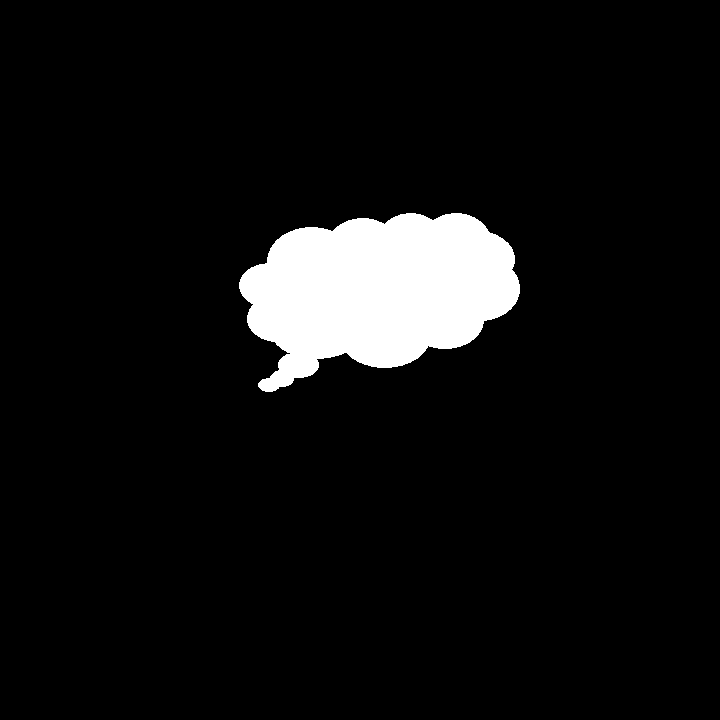
#> input picture opencv_learn/charpter12/cc.bmp, 720 x 720 px
$ python demo_12.17.py
#> lines starting #> are read from the running program, lines starting #| are printed output that depends on the picture; after the words box and inside, x2 and y2 are one past the last pixel; in counts of white or black regions, pixels touching at a corner belong together; long printed decimals are rounded
import cv2

o = cv2.imread("cc.bmp")
#> o is the input picture: shape (720, 720, 3); 6.6% white; 1 white region, box (x1, y1, x2, y2) and area: (239, 213, 520, 392) 33979
cv2.imshow("original", o)
gray = cv2.cvtColor(o, cv2.COLOR_BGR2GRAY)
#> gray: shape (720, 720); 6.6% white; 1 white region
ret, binary = cv2.threshold(gray, 127, 255, cv2.THRESH_BINARY)
contours, hierarchy = cv2.findContours(binary, cv2.RETR_LIST, cv2.CHAIN_APPROX_SIMPLE)
#> contours = 1 contour; box (x1, y1, x2, y2) and area: (239, 213, 520, 392) 33595
rows, cols = gray.shape[:2]
#> rows = 720; cols = 720
[vx, vy, x, y] = cv2.fitLine(contours[0], cv2.DIST_L2, 0, 0.01, 0.01)
#> vx = [0.967]; vy = [-0.255]; x = [370.6]; y = [295.5]
lefty = int((-x * vy / vx) + y)
#> lefty = 393
righty = int(((cols - x) * vy / vx) + y)
#> righty = 203
print("=================")
p1 = (cols - 1, righty)
#> p1 = (719, 203)
p2 = (0, lefty)
#> p2 = (0, 393)
print(p1)
#| (719, 203)
print(p2)
#| (0, 393)
print("==================")
cv2.line(o, p1, p2, (0, 255, 0), 2)
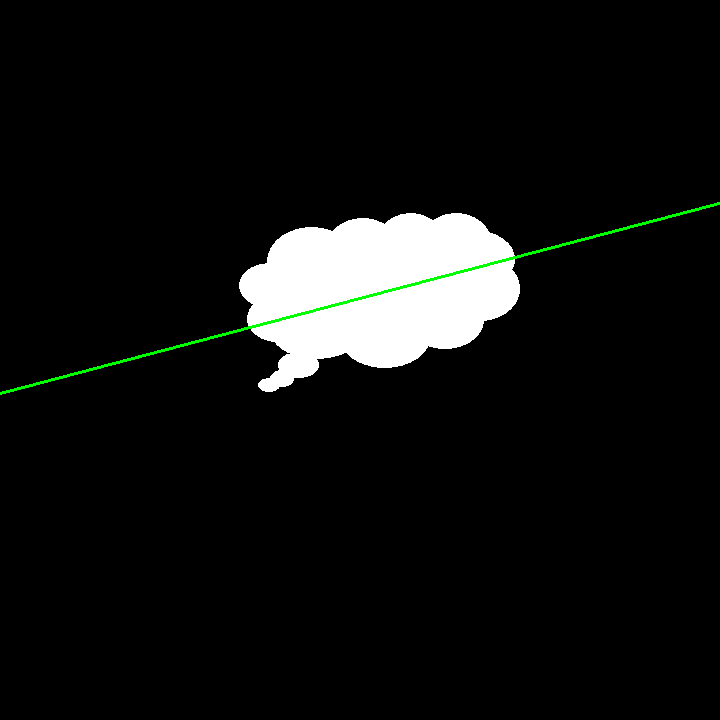
#> o: shape (720, 720, 3); 0.42% of pixels changed, all inside (x1, y1, x2, y2) = (0, 202, 720, 395)
print([vx, vy, x, y])
#| [array([0.967], dtype=float32), array([-0.2546], dtype=float32), array([370.643], dtype=float32), array([295.514], dtype=float32)]
cv2.imshow("result", o)
cv2.waitKey()
cv2.destroyAllWindows()

$ run again, with opencv_learn/charpter12/cs1.bmp copied over opencv_learn/charpter12/cc.bmp
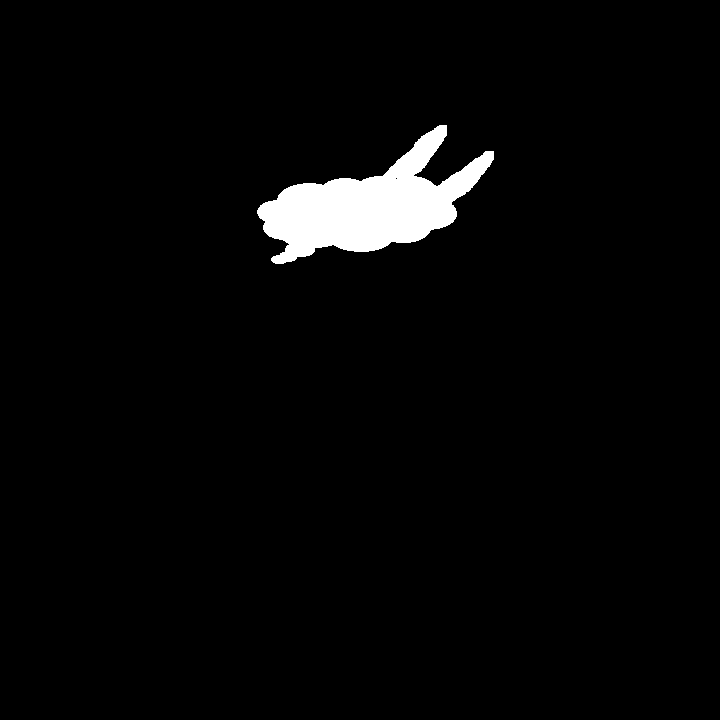
#> input picture opencv_learn/charpter12/cs1.bmp, 720 x 720 px
#> o is the input picture: shape (720, 720, 3); 2.8% white; 1 white region, box (x1, y1, x2, y2) and area: (257, 125, 494, 264) 14463
#> gray: shape (720, 720); 2.8% white; 1 white region
#> contours = 2 contours, 1 with area under 20; largest, box (x1, y1, x2, y2) and area: (257, 125, 494, 264) 14124
#> vx = [1]; vy = [0]; x = [396]; y = [178]
#> lefty = 178
#> p1 = (719, 178)
#> p2 = (0, 178)
#| (719, 178)
#| (0, 178)
#> `cv2.line(o, p1, p2, (0, 255, 0), 2)`:
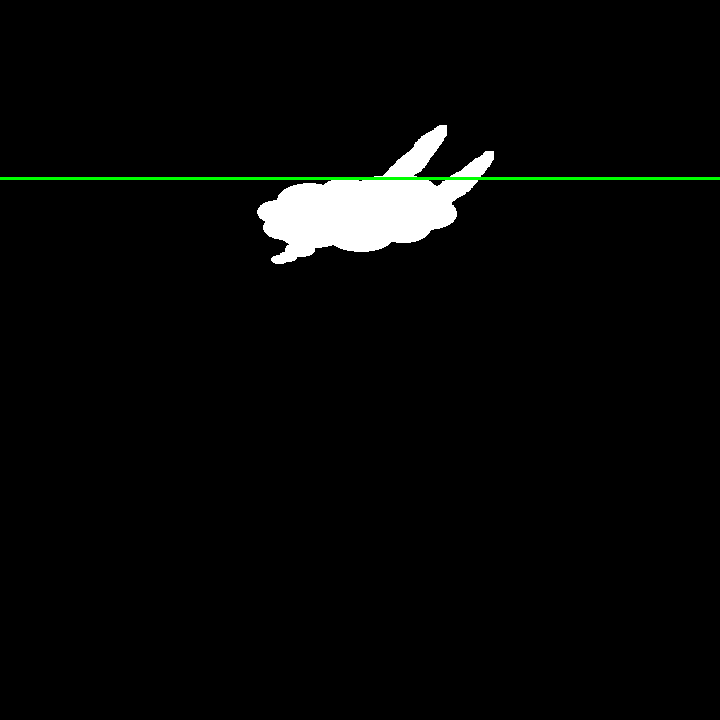
#> o: shape (720, 720, 3); 0.42% of pixels changed, all inside (x1, y1, x2, y2) = (0, 177, 720, 180)
#| [array([1.], dtype=float32), array([0.], dtype=float32), array([396.], dtype=float32), array([178.], dtype=float32)]

$ run again, with opencv_learn/charpter12/cs2.bmp copied over opencv_learn/charpter12/cc.bmp
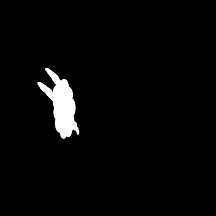
#> input picture opencv_learn/charpter12/cs2.bmp, 216 x 216 px
#> o is the input picture: shape (216, 216, 3); min 0, max 255, mean 7.1
#> `ret, binary = cv2.threshold(gray, 127, 255, cv2.THRESH_BINARY)`:
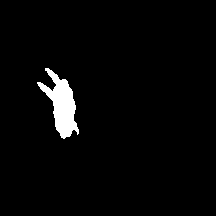
#> binary: shape (216, 216); 2.8% white; 1 white region
#> contours = 1 contour; box (x1, y1, x2, y2) and area: (37, 68, 79, 139) 1208
#> vx = [0.346]; vy = [0.938]; x = [58.64]; y = [99.83]
#> lefty = -59
#> righty = 527
#> p1 = (215, 527)
#> p2 = (0, -59)
#| (215, 527)
#| (0, -59)
#> `cv2.line(o, p1, p2, (0, 255, 0), 2)`:
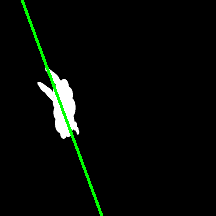
#> o: shape (216, 216, 3); 1.45% of pixels changed, all inside (x1, y1, x2, y2) = (21, 0, 103, 216)
#| [array([0.3456], dtype=float32), array([0.9384], dtype=float32), array([58.644], dtype=float32), array([99.832], dtype=float32)]

$ run again, with opencv_learn/charpter12/cs3.bmp copied over opencv_learn/charpter12/cc.bmp
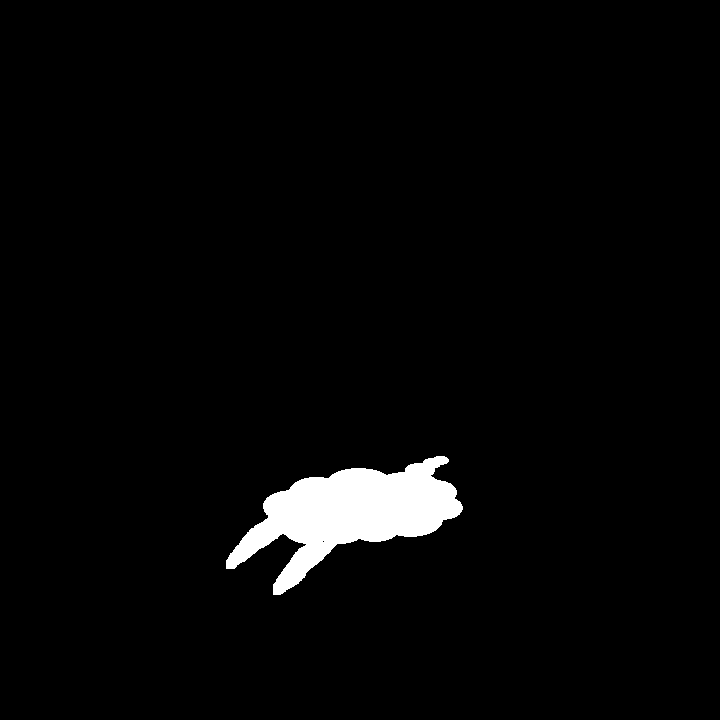
#> input picture opencv_learn/charpter12/cs3.bmp, 720 x 720 px
#> o is the input picture: shape (720, 720, 3); 2.8% white; 1 white region, box (x1, y1, x2, y2) and area: (226, 456, 463, 595) 14463
#> gray: shape (720, 720); 2.8% white; 1 white region
#> contours = 2 contours, 1 with area under 20; largest, box (x1, y1, x2, y2) and area: (226, 456, 463, 595) 14124
#> vx = [1]; vy = [0]; x = [323]; y = [541]
#> lefty = 541
#> p1 = (719, 541)
#> p2 = (0, 541)
#| (719, 541)
#| (0, 541)
#> `cv2.line(o, p1, p2, (0, 255, 0), 2)`:
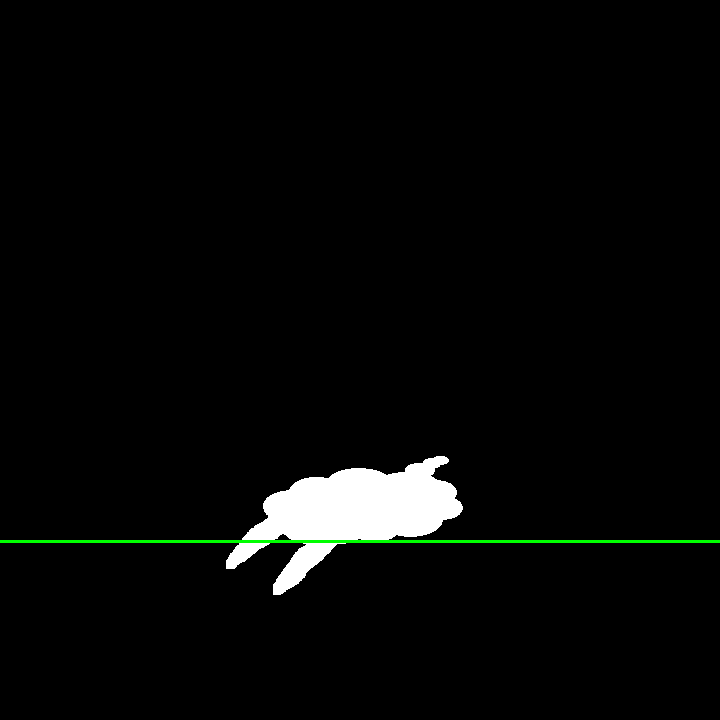
#> o: shape (720, 720, 3); 0.42% of pixels changed, all inside (x1, y1, x2, y2) = (0, 540, 720, 543)
#| [array([1.], dtype=float32), array([0.], dtype=float32), array([323.], dtype=float32), array([541.], dtype=float32)]
